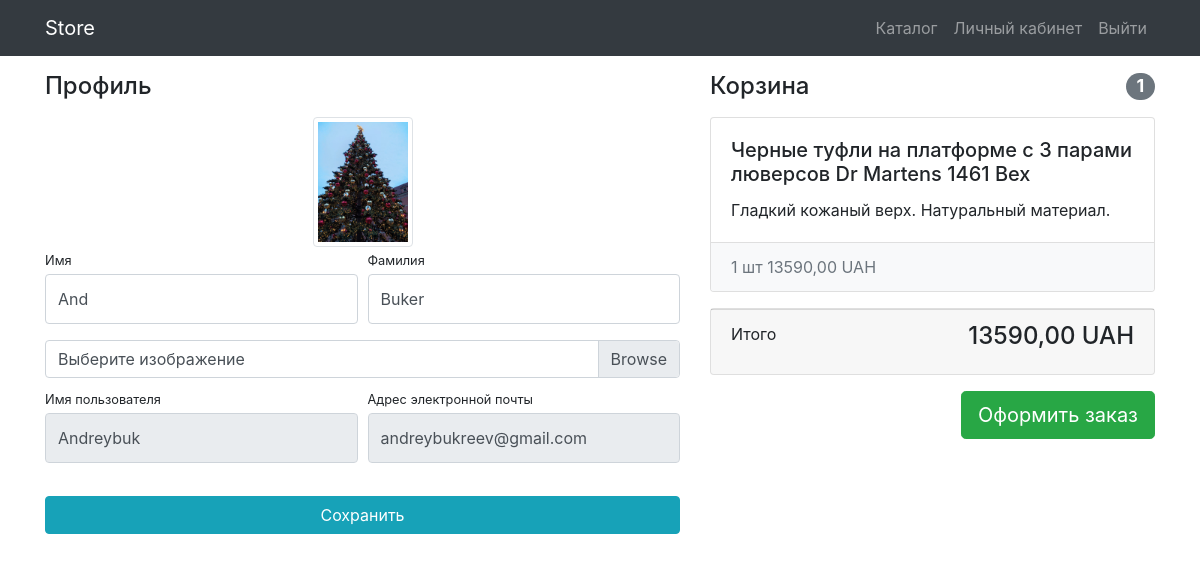
Page /users/profile/ (signed in) on the committed database.
### users/models.py (models this page shows)
class User(AbstractUser):
    image = models.ImageField(upload_to='users_images', blank=True)

### products/models.py (models this page shows, shortened)
class Basket(models.Model):
    user = models.ForeignKey(User, on_delete=models.CASCADE)
    product = models.ForeignKey(Products, on_delete=models.CASCADE)
    quantity = models.PositiveIntegerField(default=0)
    created_timestamp = models.DateTimeField(auto_now_add=True)
    def sum(self):
        return self.quantity * self.product.price

class Products(models.Model):
    name = models.CharField(max_length=256)
    image = models.ImageField(upload_to='products_images', blank=True)
    description = models.TextField(blank=True)
    short_description = models.CharField(max_length=64, blank=True)
    price = models.DecimalField(max_digits=8, decimal_places=2, default=0)
    quantity = models.PositiveBigIntegerField(default=0)
    category = models.ForeignKey(ProductsCategory, on_delete=models.CASCADE)

### users/views.py (the view)
# urls.py: path('profile/', profile, name='profile'),
@login_required
def profile(request):
    if request.method == 'POST':
        form = UserProfileForm(data=request.POST, files=request.FILES, instance=request.user)
        if form.is_valid():
            form.save()
            return HttpResponseRedirect(reverse('users:profile'))
    else:
        form = UserProfileForm(instance=request.user)
    baskets = Basket.objects.filter(user=request.user)
    total_quantity = sum(basket.quantity for basket in baskets)
    total_sum = sum(basket.sum() for basket in baskets)
    context = {
        'form': form, 'title': 'Store - Личный кабинет',
        'baskets': baskets,
        'total_quantity': total_quantity,
        'total_sum': total_sum,
        }
    return render(request, 'users/profile.html', context)

### users/forms.py
class UserProfileForm(UserChangeForm):
    username = forms.CharField(widget=forms.TextInput(attrs={'readonly': True}))
    email = forms.CharField(widget=forms.EmailInput(attrs={'readonly': True}))
    image = forms.ImageField(widget=forms.FileInput(), required=False)
    class Meta:
        model = User
        fields = ('username', 'email', 'first_name', 'last_name', 'image')
    def __init__(self, *args, **kwargs):
        super(UserProfileForm, self).__init__(*args, **kwargs)
        for field_name, filed in self.fields.items():
            filed.widget.attrs['class'] = 'form-control py-4'
        self.fields['image'].widget.attrs['class'] = 'custom-file-input'

### users/templates/users/profile.html (shortened to what this page needs)
{% extends 'products/base.html' %}
{% load static %}
{% block css %}
    <link href="{% static 'css/profile.css' %}" rel="stylesheet">
{% endblock %}
{% block content %}
    <div class="container">
        <div class="row">
            <div class="col-lg-7">
                <h4 class="mt-3 mb-3">Профиль</h4>
                <div class="col-lg-12 text-center">
                    <img width="100" height="100"
                        src="{% if user.image %} {{ user.image.url }} {% else %} {% static 'vendor/img/users/default_avatar.jpg' %} {% endif %}"
                        class="img-thumbnail">
                </div>
                <form action="{% url 'users:profile' %}" method='post' enctype="multipart/form-data">
                    <div class="form-row">
                        <div class="col-lg-6">
                            <div class="form-group">
                                <label class="small mb-1" for="{{ form.first_name.id_for_label }}">Имя</label>
                                {{ form.first_name }}
                            </div>
                        </div>
                        <div class="col-lg-6">
                            <div class="form-group">
                                <label class="small mb-1" for="{{ form.last_name.id_for_label }}">Фамилия</label>
                                {{ form.last_name }}
                            </div>
                        </div>
                    </div>
                    <div class="form-row mb-2">
                        <div class="col-lg-12">
                            <div class="custom-file">
                                <label class="custom-file-label" for="{{ form.image.id_for_label }}">Выберите
                                    изображение</label>
                            </div>
                        </div>
                    </div>
                    <div class="form-row">
                        <div class="col-lg-6">
                            <label class="small mb-1" for="{{ form.username.id_for_label }}">Имя пользователя</label>
                            {{ form.username }}
                        </div>
                        <div class="col-lg-6">
                            <label class="small mb-1" for="{{ form.email.id_for_label }}">Адрес электронной
                                почты</label>
                            {{ form.email }}
                        </div>
                    </div>
                    <div class="form-row">
                        <div class="col-lg-12" style="margin-top: 33px;">
                            <input class="btn btn-info btn-block" type="submit" value="Сохранить">
                        </div>
                    </div>
                </form>
            </div>
            {% include 'products/basket.html' %}
        </div>
    </div>
{% endblock %}

### products/templates/products/basket.html (shortened to what this page needs)
{% if baskets %}
<div class="col-lg-5">
    <h4 class="mt-3 mb-3 d-flex justify-content-between align-items-center mb-3">
        Корзина <span class="badge badge-secondary badge-pill">{{ total_quantity }}</span>
    </h4>
    {% for basket in baskets %}
    <div class="card mb-3">
        <div class="card-body">
            <h5 class="card-title">{{ basket.product.name }}</h5>
            <p class="card-text">{{ basket.product.short_description }}</p>
        </div>
        <ul class="list-group list-group-flush">
            <li class="list-group-item bg-light">
                <span class="text-muted">{{ basket.quantity }} шт</span>
                <span class="text-muted">{{ basket.sum }} UAH</span>
            </li>
        </ul>
    </div>
    {% endfor %}
    <div class="card mb-3">
        <div class="card-footer">
            <p class="float-left">Итого</p>
            <h4 class="float-right">{{ total_sum }} UAH</h4>
        </div>
    </div>
    <a class="btn btn-success btn-lg float-right" href="../orders/checkout_order.html">
        Оформить заказ
    </a>
</div>
{% else %}
<h4 class="mt-3 mb-3 text-center">
    Корзина пуста
</h4>
{% endif %}

### rows in the picture
User: image (picture), first_name "And", last_name "Buker", username "Andreybuk", email "andreybukreev@gmail.com"
Basket: product.name "Черные туфли на платформе с 3 парами люверсов Dr Martens 1461 Bex", product.short_description "Гладкий кожаный верх. Натуральный материал.", quantity "1", sum "13590,00"

### other values in the picture
{{ total_quantity }} "1"
{{ total_sum }} "13590,00"
